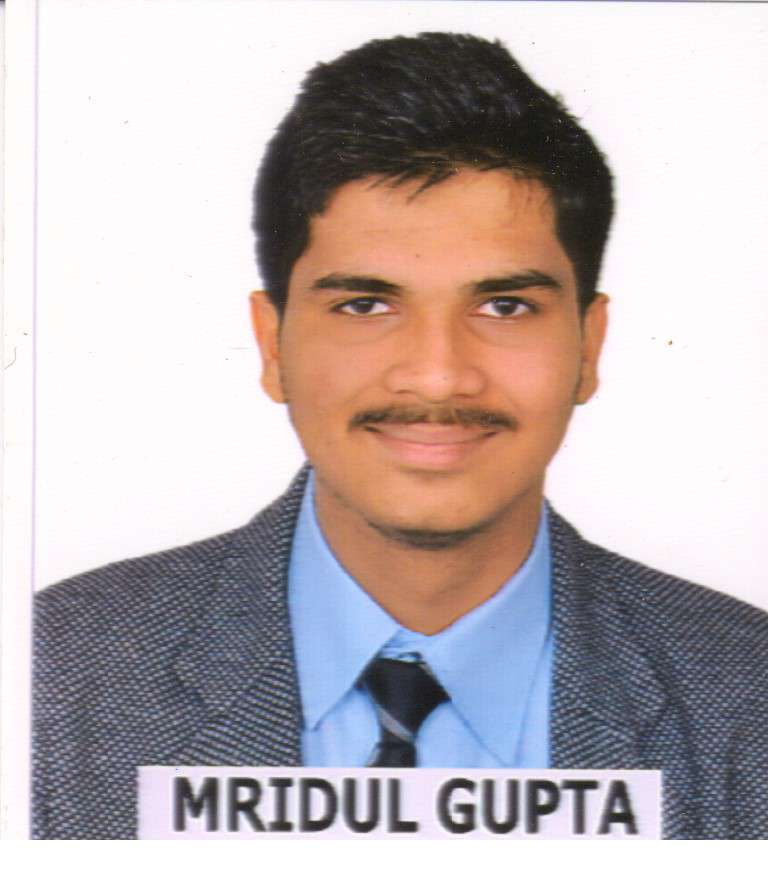
#> input picture Convolutional Neural Network/My_image.jpg, 768 x 876 px
$ jupyter execute implementation.ipynb
#> lines starting #> are read from the running program, lines starting #| are printed output that depends on the picture
[cell 1]
import numpy as np
import matplotlib.pyplot as plt
import cv2

[cell 2]
img=cv2.imread("My_image.jpg")
#> img is the input picture: shape (876, 768, 3); mean B, G, R 178.6, 177.5, 188.2

[cell 3]
plt.imshow(img)

[cell 4]
img=cv2.cvtColor(img,cv2.COLOR_BGR2RGB)

[cell 5]
plt.imshow(img)

[cell 6]
img.shape
#> Out = (876, 768, 3)

[cell 7]
def drawImg(img,title="Image"):
    plt.imshow(img,cmap="gray")
    plt.axis("off")
    plt.title(title+str(img.shape))
    plt.show()

[cell 8]
drawImg(img)

[cell 9]
img=cv2.resize(img,(100,100))
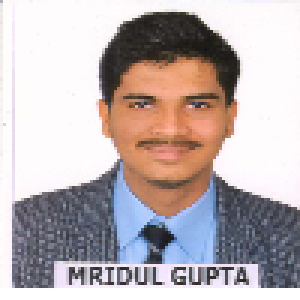
#> img: shape (100, 100, 3) (shown 3 times larger); mean R, G, B 188.2, 177.6, 178.7

[cell 10]
plt.imshow(img)

[cell 11]
img_gray=cv2.cvtColor(img,cv2.COLOR_BGR2GRAY)
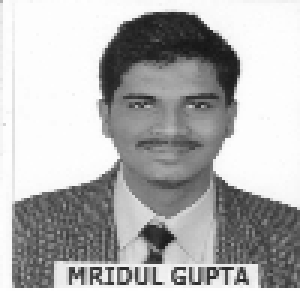
#> img_gray: shape (100, 100) (shown 3 times larger); min 20, max 255, mean 179.2

[cell 12]
drawImg(img_gray)

[cell 13]
def convolution(img,img_filter):
    W=img.shape[0]
    H=img.shape[1]

    F=img_filter.shape[0]

    new_img=np.zeros((W-F+1,H-F+1))

    for row in range (W-F+1):
        for col in range (H-F+1):
            for i in range(F):
                for j in range(F):
                    new_img[row][col]+=img[row+i][col+j]*img_filter[i][j]

                if(new_img[row][col]>255):
                    new_img[row][col]=255

                elif new_img[row][col]<0:
                    new_img[row][col]=0

    return new_img #activation map

[cell 14]
img.shape
#> Out = (100, 100, 3)

[cell 15]
blur_filter=np.ones((3,3))/9
output1=convolution(img_gray,blur_filter)
#> after the loop in convolution, `for row in range (W-F+1):`:
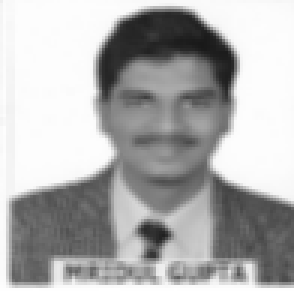
#> new_img: shape (98, 98) float64 (shown 3 times larger); min 25.22, max 255, mean 176.7

[cell 16]
drawImg(output1)

[cell 17]
edge_filter=np.array(([1,0,-1],[1,0,-1],[1,0,-1]))

[cell 18]
print(edge_filter)

[cell 19]
edges_img=convolution(img_gray,edge_filter)
#> after the loop in convolution (call 2), `for row in range (W-F+1):`:
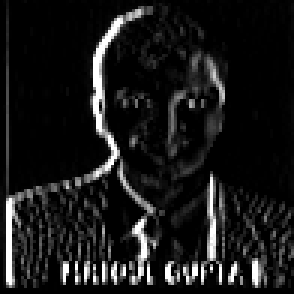
#> new_img: shape (98, 98) float64 (shown 3 times larger); min 0, max 255, mean 25

[cell 20]
drawImg(edges_img)

[cell 21]
pad_img=np.pad(img,((10,10),(20,20),(0,0)),'constant',constant_values=0)
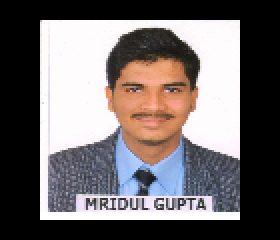
#> pad_img: shape (120, 140, 3) (shown 2 times larger); mean R, G, B 112, 105.7, 106.4

[cell 22]
drawImg(pad_img)

[cell 23]
#implement pooling

[cell 24]
X=np.array([[1,0,2,3],[4,6,6,8],[3,1,1,0],[1,2,2,4]])

[cell 25]
def pooling(X,mode="max"):


    stride=2
    f=2

    H,W=X.shape

    HO=int((H-f)/stride)+1
    WO=int((H-f)/stride)+1

    output=np.zeros((HO,WO))

    for r in range(HO):
        for c in range(WO):
            r_start=r*stride
            r_end=r_start+f

            c_start=c*stride
            c_end=c_start+f

            X_slice=X[r_start:r_end,c_start:c_end]
            if mode=="max":
                output[r][c]=np.max(X_slice)
            else:
                output[r][c]=np.mean(X_slice)

    return output

[cell 26]
pool_output=pooling(X)

$ run again, with Convolutional Neural Network/Mridul.jpg copied over Convolutional Neural Network/My_image.jpg
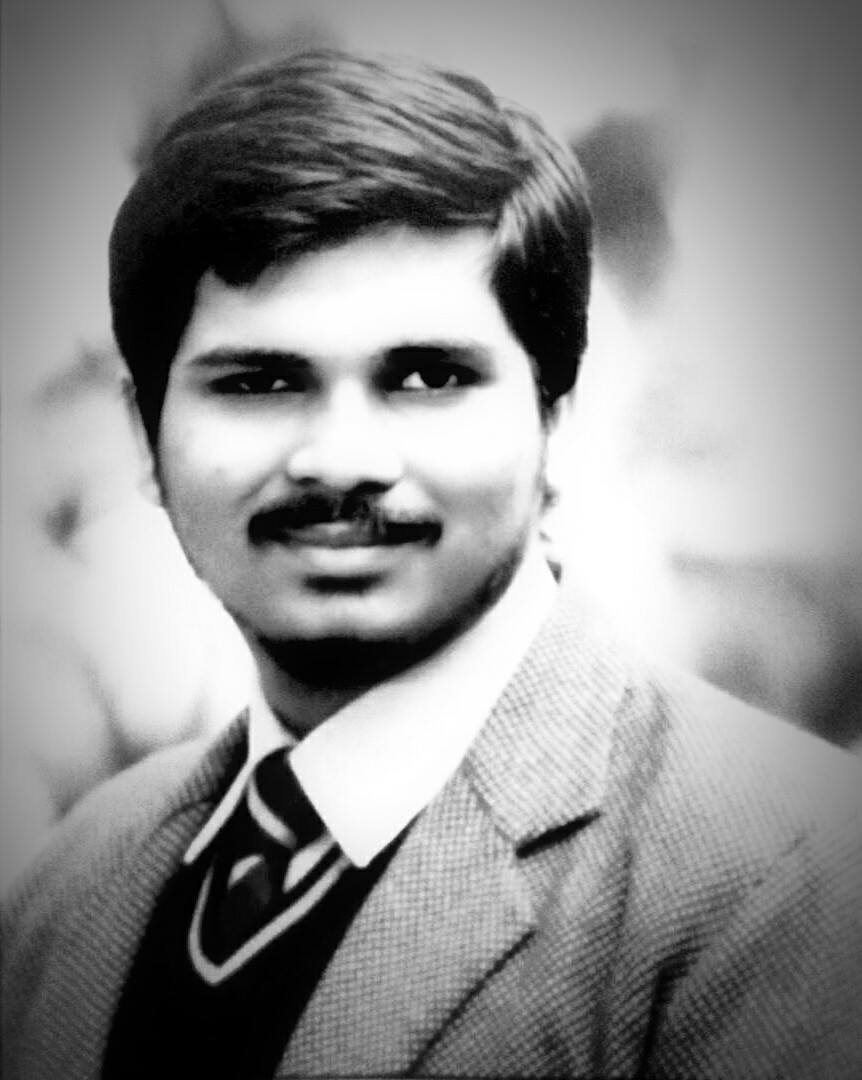
#> input picture Convolutional Neural Network/Mridul.jpg, 862 x 1080 px
#> img is the input picture: shape (1080, 862, 3); min 0, max 255, mean 142.9
#> img: shape (100, 100, 3)
#> after the loop in convolution (call 2), `for row in range (W-F+1):`:
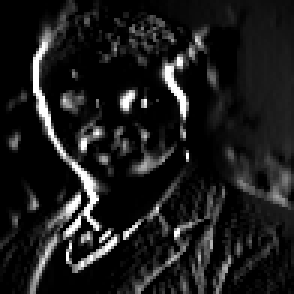
#> new_img: shape (98, 98) float64 (shown 3 times larger); min 0, max 255, mean 28.3
#> `pad_img=np.pad(img,((10,10),(20,20),(0,0)),'constant',constant_values=0)`:
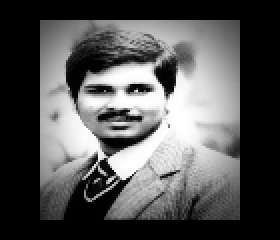
#> pad_img: shape (120, 140, 3) (shown 2 times larger); min 0, max 255, mean 84.9
